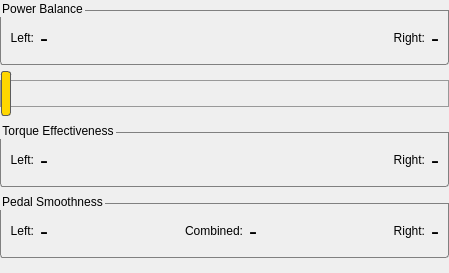
<?xml version="1.0" encoding="UTF-8"?>
<ui version="4.0">
 <class>BalanceWidget</class>
 <widget class="QWidget" name="BalanceWidget">
  <property name="geometry">
   <rect>
    <x>0</x>
    <y>0</y>
    <width>449</width>
    <height>273</height>
   </rect>
  </property>
  <property name="windowTitle">
   <string>Form</string>
  </property>
  <property name="styleSheet">
   <string notr="true"> QSlider::groove:horizontal {
     border: 1px solid #999999;
     height: 25px; /* the groove expands to the size of the slider by default. by giving it a height, it has a fixed size */
	 /* background: qlineargradient(x1:0, y1:0, x2:1, y2:0, stop:0.0 white, stop:0.20 white, stop:0.21 pink, stop:0.39 pink, stop:0.40 white, stop:1.0 white); */
     margin: 2px 0;
 }

 QSlider::handle:horizontal {
     background: gold;
     border: 1px solid #5c5c5c;
     width: 8px;
     margin: -10px 0; /* handle is placed by default on the contents rect of the groove. Expand outside the groove */
     border-radius: 3px;
 }

QGroupBox
{
    background-color:transparent;
    border-bottom-left-radius: 3px;
    border-bottom-right-radius: 3px;
    border: 1px solid #acacac;
	border-color: gray;
	margin-top: 10px;
    
}

QGroupBox::title
{
    subcontrol-origin: margin;	
    background:url(:/assets/subWindowBackground);
    border-top-left-radius: 3px;
    border-top-right-radius: 3px;
    border: 1px solid #0b477b;
    border-bottom: none;
    background-color: qlineargradient(x1: 0, y1: 0, x2: 0, y2: 1,
        stop: 0 #005192, stop: 1 #002f60);
    padding: 2 2px;
    color: white;   
}</string>
  </property>
  <layout class="QVBoxLayout" name="verticalLayout">
   <property name="leftMargin">
    <number>0</number>
   </property>
   <property name="topMargin">
    <number>0</number>
   </property>
   <property name="rightMargin">
    <number>0</number>
   </property>
   <property name="bottomMargin">
    <number>0</number>
   </property>
   <item>
    <widget class="QFrame" name="frame">
     <property name="frameShape">
      <enum>QFrame::NoFrame</enum>
     </property>
     <property name="frameShadow">
      <enum>QFrame::Raised</enum>
     </property>
     <layout class="QGridLayout" name="gridLayout">
      <property name="leftMargin">
       <number>0</number>
      </property>
      <property name="topMargin">
       <number>0</number>
      </property>
      <property name="rightMargin">
       <number>0</number>
      </property>
      <property name="bottomMargin">
       <number>0</number>
      </property>
      <item row="4" column="0">
       <spacer name="verticalSpacer_2">
        <property name="orientation">
         <enum>Qt::Vertical</enum>
        </property>
        <property name="sizeHint" stdset="0">
         <size>
          <width>20</width>
          <height>40</height>
         </size>
        </property>
       </spacer>
      </item>
      <item row="1" column="0">
       <widget class="QSlider" name="horizontalSlider">
        <property name="sizePolicy">
         <sizepolicy hsizetype="Expanding" vsizetype="Minimum">
          <horstretch>0</horstretch>
          <verstretch>0</verstretch>
         </sizepolicy>
        </property>
        <property name="minimumSize">
         <size>
          <width>0</width>
          <height>45</height>
         </size>
        </property>
        <property name="maximum">
         <number>100</number>
        </property>
        <property name="value">
         <number>0</number>
        </property>
        <property name="tracking">
         <bool>false</bool>
        </property>
        <property name="orientation">
         <enum>Qt::Horizontal</enum>
        </property>
        <property name="invertedAppearance">
         <bool>false</bool>
        </property>
       </widget>
      </item>
      <item row="3" column="0">
       <widget class="QGroupBox" name="groupBox_2">
        <property name="minimumSize">
         <size>
          <width>0</width>
          <height>65</height>
         </size>
        </property>
        <property name="title">
         <string>Pedal Smoothness</string>
        </property>
        <layout class="QHBoxLayout" name="horizontalLayout_5">
         <item>
          <widget class="QLabel" name="label_unitLeftSmooth">
           <property name="minimumSize">
            <size>
             <width>0</width>
             <height>35</height>
            </size>
           </property>
           <property name="text">
            <string>Left:</string>
           </property>
           <property name="alignment">
            <set>Qt::AlignRight|Qt::AlignTrailing|Qt::AlignVCenter</set>
           </property>
          </widget>
         </item>
         <item>
          <widget class="QLabel" name="label_leftSmoothness">
           <property name="font">
            <font>
             <pointsize>18</pointsize>
            </font>
           </property>
           <property name="text">
            <string>-</string>
           </property>
           <property name="alignment">
            <set>Qt::AlignCenter</set>
           </property>
          </widget>
         </item>
         <item>
          <spacer name="horizontalSpacer_7">
           <property name="orientation">
            <enum>Qt::Horizontal</enum>
           </property>
           <property name="sizeHint" stdset="0">
            <size>
             <width>40</width>
             <height>20</height>
            </size>
           </property>
          </spacer>
         </item>
         <item>
          <widget class="QLabel" name="label_unitCombinedSmooth">
           <property name="minimumSize">
            <size>
             <width>0</width>
             <height>35</height>
            </size>
           </property>
           <property name="text">
            <string>Combined:</string>
           </property>
           <property name="alignment">
            <set>Qt::AlignRight|Qt::AlignTrailing|Qt::AlignVCenter</set>
           </property>
          </widget>
         </item>
         <item>
          <widget class="QLabel" name="label_combinedSmoothness">
           <property name="font">
            <font>
             <pointsize>18</pointsize>
            </font>
           </property>
           <property name="text">
            <string>-</string>
           </property>
           <property name="alignment">
            <set>Qt::AlignCenter</set>
           </property>
          </widget>
         </item>
         <item>
          <spacer name="horizontalSpacer_8">
           <property name="orientation">
            <enum>Qt::Horizontal</enum>
           </property>
           <property name="sizeHint" stdset="0">
            <size>
             <width>40</width>
             <height>20</height>
            </size>
           </property>
          </spacer>
         </item>
         <item>
          <widget class="QLabel" name="label_unitRightSmooth">
           <property name="minimumSize">
            <size>
             <width>0</width>
             <height>35</height>
            </size>
           </property>
           <property name="text">
            <string>Right:</string>
           </property>
           <property name="alignment">
            <set>Qt::AlignRight|Qt::AlignTrailing|Qt::AlignVCenter</set>
           </property>
          </widget>
         </item>
         <item>
          <widget class="QLabel" name="label_rightSmoothness">
           <property name="font">
            <font>
             <pointsize>18</pointsize>
            </font>
           </property>
           <property name="text">
            <string>-</string>
           </property>
           <property name="alignment">
            <set>Qt::AlignCenter</set>
           </property>
          </widget>
         </item>
        </layout>
       </widget>
      </item>
      <item row="2" column="0">
       <widget class="QGroupBox" name="groupBox">
        <property name="minimumSize">
         <size>
          <width>0</width>
          <height>65</height>
         </size>
        </property>
        <property name="title">
         <string>Torque Effectiveness</string>
        </property>
        <layout class="QHBoxLayout" name="horizontalLayout_4">
         <item>
          <widget class="QLabel" name="label_unit_left_5">
           <property name="minimumSize">
            <size>
             <width>0</width>
             <height>35</height>
            </size>
           </property>
           <property name="text">
            <string>Left:</string>
           </property>
           <property name="alignment">
            <set>Qt::AlignRight|Qt::AlignTrailing|Qt::AlignVCenter</set>
           </property>
          </widget>
         </item>
         <item>
          <widget class="QLabel" name="label_leftTorque">
           <property name="font">
            <font>
             <pointsize>18</pointsize>
            </font>
           </property>
           <property name="text">
            <string>-</string>
           </property>
           <property name="alignment">
            <set>Qt::AlignCenter</set>
           </property>
          </widget>
         </item>
         <item>
          <spacer name="horizontalSpacer_6">
           <property name="orientation">
            <enum>Qt::Horizontal</enum>
           </property>
           <property name="sizeHint" stdset="0">
            <size>
             <width>40</width>
             <height>20</height>
            </size>
           </property>
          </spacer>
         </item>
         <item>
          <widget class="QLabel" name="label_unit_left_7">
           <property name="minimumSize">
            <size>
             <width>0</width>
             <height>35</height>
            </size>
           </property>
           <property name="text">
            <string>Right:</string>
           </property>
           <property name="alignment">
            <set>Qt::AlignRight|Qt::AlignTrailing|Qt::AlignVCenter</set>
           </property>
          </widget>
         </item>
         <item>
          <widget class="QLabel" name="label_rightTorque">
           <property name="font">
            <font>
             <pointsize>18</pointsize>
            </font>
           </property>
           <property name="text">
            <string>-</string>
           </property>
           <property name="alignment">
            <set>Qt::AlignCenter</set>
           </property>
          </widget>
         </item>
        </layout>
       </widget>
      </item>
      <item row="0" column="0">
       <widget class="QGroupBox" name="groupBox_3">
        <property name="title">
         <string>Power Balance</string>
        </property>
        <layout class="QHBoxLayout" name="horizontalLayout_6">
         <item>
          <widget class="QLabel" name="label_unit_left">
           <property name="minimumSize">
            <size>
             <width>0</width>
             <height>35</height>
            </size>
           </property>
           <property name="text">
            <string>Left:</string>
           </property>
           <property name="alignment">
            <set>Qt::AlignRight|Qt::AlignTrailing|Qt::AlignVCenter</set>
           </property>
          </widget>
         </item>
         <item>
          <widget class="QLabel" name="label_powerLeft">
           <property name="font">
            <font>
             <pointsize>18</pointsize>
            </font>
           </property>
           <property name="text">
            <string>-</string>
           </property>
           <property name="alignment">
            <set>Qt::AlignCenter</set>
           </property>
          </widget>
         </item>
         <item>
          <spacer name="horizontalSpacer_9">
           <property name="orientation">
            <enum>Qt::Horizontal</enum>
           </property>
           <property name="sizeHint" stdset="0">
            <size>
             <width>40</width>
             <height>20</height>
            </size>
           </property>
          </spacer>
         </item>
         <item>
          <widget class="QLabel" name="label_unit_right">
           <property name="minimumSize">
            <size>
             <width>0</width>
             <height>35</height>
            </size>
           </property>
           <property name="text">
            <string>Right:</string>
           </property>
           <property name="alignment">
            <set>Qt::AlignRight|Qt::AlignTrailing|Qt::AlignVCenter</set>
           </property>
          </widget>
         </item>
         <item>
          <widget class="QLabel" name="label_powerRight">
           <property name="font">
            <font>
             <pointsize>18</pointsize>
            </font>
           </property>
           <property name="text">
            <string>-</string>
           </property>
           <property name="alignment">
            <set>Qt::AlignCenter</set>
           </property>
          </widget>
         </item>
        </layout>
       </widget>
      </item>
     </layout>
    </widget>
   </item>
  </layout>
 </widget>
 <resources/>
 <connections/>
</ui>
